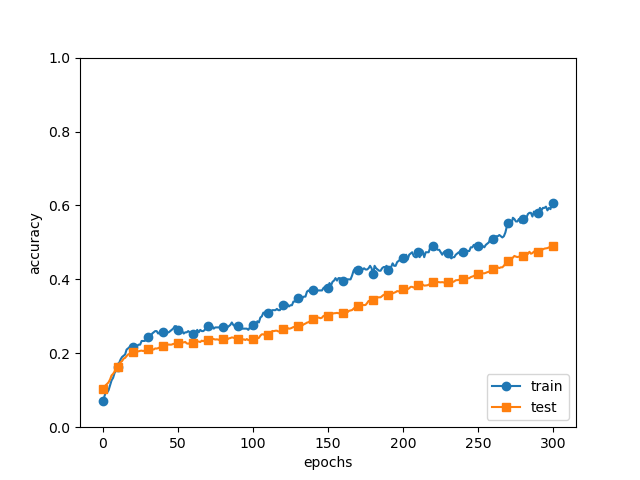

Generate this figure with Python:
# coding: utf-8
import os
import sys
sys.path.append(os.pardir)  # 부모 디렉터리의 파일을 가져올 수 있도록 설정
import numpy as np
import matplotlib.pyplot as plt
from dataset.mnist import load_mnist
from common.multi_layer_net_extend import MultiLayerNetExtend
from common.trainer import Trainer

(x_train, t_train), (x_test, t_test) = load_mnist(normalize=True)

# 오버피팅을 재현하기 위해 학습 데이터 수를 줄임
x_train = x_train[:300]
t_train = t_train[:300]

# 드롭아웃 사용 유무와 비울 설정 ========================
use_dropout = True  # 드롭아웃을 쓰지 않을 때는 False
dropout_ratio = 0.2
# ====================================================

network = MultiLayerNetExtend(input_size=784, hidden_size_list=[100, 100, 100, 100, 100, 100],
                              output_size=10, use_dropout=use_dropout, dropout_ration=dropout_ratio)
trainer = Trainer(network, x_train, t_train, x_test, t_test,
                  epochs=301, mini_batch_size=100,
                  optimizer='sgd', optimizer_param={'lr': 0.01}, verbose=True)
trainer.train()

train_acc_list, test_acc_list = trainer.train_acc_list, trainer.test_acc_list

# 그래프 그리기==========
markers = {'train': 'o', 'test': 's'}
x = np.arange(len(train_acc_list))
plt.plot(x, train_acc_list, marker='o', label='train', markevery=10)
plt.plot(x, test_acc_list, marker='s', label='test', markevery=10)
plt.xlabel("epochs")
plt.ylabel("accuracy")
plt.ylim(0, 1.0)
plt.legend(loc='lower right')
plt.show()
plt.savefig('overfit_dropout.png')